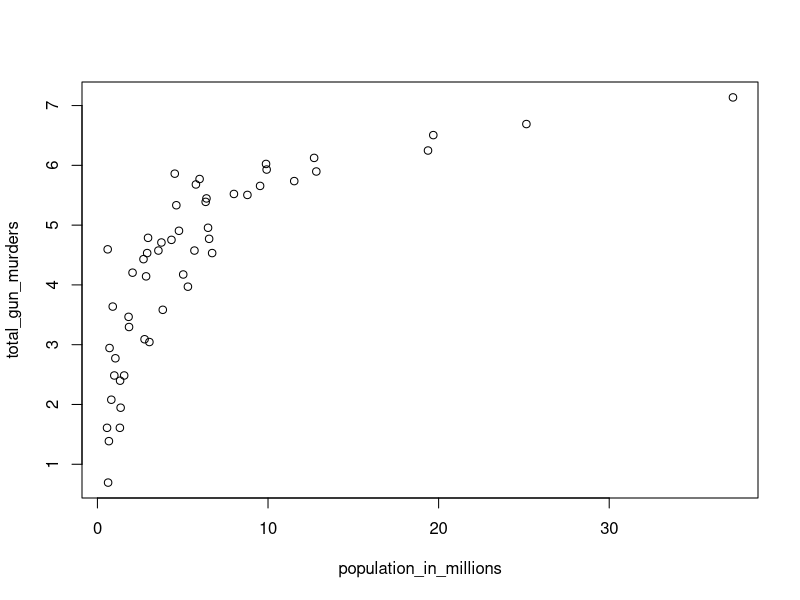
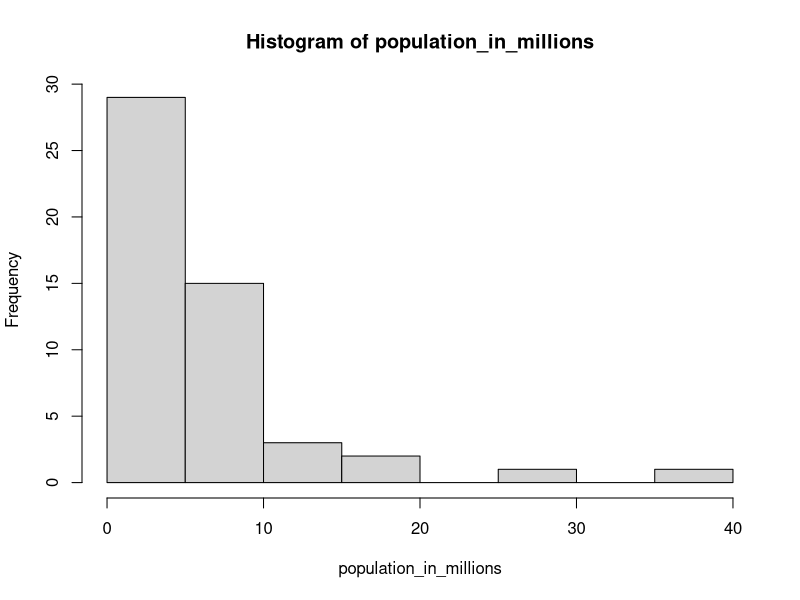
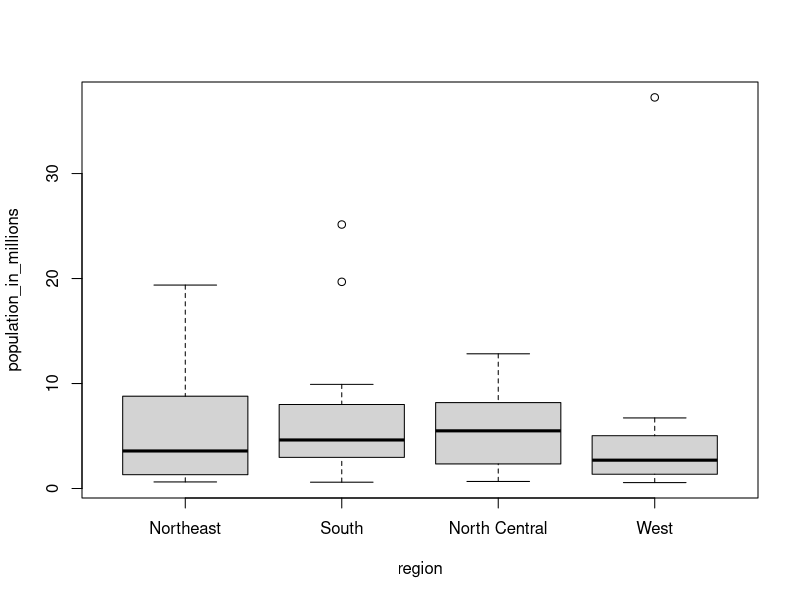

Generate these figures, in order, with R:
## ---- chunk 1

n <- 100
x <- n*(n + 1)/2
print(x)

## ---- chunk 2
n <- 1000
x <- n*(n+1)/2
print(x)
## ---- chunk 3
log(base = 10, x = 100)
## ---- chunk 4
x <- 6
log10(10^x)
## ---- chunk 5

library(dslabs)
data(murders)
str(murders)
## ---- chunk 6
names(murders)
## ---- chunk 7
a <- murders$abb
class(a)
## ---- chunk 8

b <- murders[["abb"]]

identical(a,b)
## ---- chunk 9

length(levels(murders$region))
levels(murders$region)
## ---- chunk 10

table(murders$region)
## ---- chunk 11

temp <- c( 35, 88, 42, 84, 81, 30)

## ---- chunk 12

city <- c("Beijing", "Lagos", "Paris", "Rio de Janeiro", "San Juan", "Toronto")

## ---- chunk 13

names(temp) <- city
temp

## ---- chunk 14


temp[1:3]

## ---- chunk 15


temp[c("Paris", "San Juan")]

## ---- chunk 16


1:73

## ---- chunk 17


oddies <- c(seq(1,100,2))
oddies

## ---- chunk 18


strange_sequence <- c(seq(6,55,4/7))
length(strange_sequence)


## ---- chunk 19


a <- seq(1, 10, 0.5)
class(a)

## ---- chunk 20


a <- seq(1, 10)
class(a)

## ---- chunk 21


class(a<-1L)

## ---- chunk 22


x<-c("1", "3", "5")
as.numeric(x)

## ---- chunk 23

pop <- murders$population
pop <- sort(pop)
pop[[1]]


## ---- chunk 24

pop <- murders$population

pop <- order(pop)
pop[[1]]


## ---- chunk 25

print(pop <- which.min(murders$population)) 


## ---- chunk 26

pop <- which.min(murders$population)
states <- murders$state
states[pop]


## ---- chunk 27

pop <- rank(murders$population)

ranks <- pop
my_df <- data.frame(name = murders$state, population_rank = ranks)

my_df

## ---- chunk 28

ranks <- rank(murders$population)



my_df <- data.frame(name = murders$state, population_rank = ranks)


my_df

## ---- chunk 29

data("na_example")
str(na_example)
ind<-is.na(na_example)
sum(ind == "TRUE")
## ---- chunk 30

temp <- c(35, 88, 42, 84, 81, 30)
temp <- 5/9 * (temp - 32)
city <- c("Beijing", "Lagos", "Paris", "Rio de Janeiro", 
          "San Juan", "Toronto")
city_temps <- data.frame(name = city, temperature = temp)
city_temps

## ---- chunk 31
denom<-1:100
denom <- 1/denom^2
sum(denom)
## ---- chunk 32

murder_rate <- murders$total / murders$population * 100000
mean(murder_rate)


## ---- chunk 33

murder_rate <- murders$total / murders$population * 100000
low <- murder_rate < 1 

low

## ---- chunk 34


ind <- which(low)
ind

## ---- chunk 35


low_m_states <- murders$state[ind]
low_m_states
## ---- chunk 36

northeast <- murders$region == "Northeast"
safe <- murder_rate < 1
ind <- safe & northeast
low_m_states <- murders$state[ind]
low_m_states
## ---- chunk 37


ind<-murder_rate < mean(murder_rate)
sum(ind)

## ---- chunk 38


ind <- match( c("AK", "MI", "IA"), murders$abb)
murders$state[ind]

## ---- chunk 39

 c("MA","ME", "MI", "MO", "MU")%in% murders$abb



## ---- chunk 40


booleans <- c("MA","ME", "MI", "MO", "MU")%in% murders$abb

ind <- which(murders$abb == booleans)
murders$state[ind]
which(!c("Ma", "ME", "MI", "MO", "MU") %in% murders$abb)

## ---- chunk 41

population_in_millions <- murders$population/10^6

total_gun_murders <- log(murders$total)


plot(population_in_millions, total_gun_murders)
## ---- chunk 42


hist(population_in_millions)
## ---- chunk 43

boxplot(population_in_millions~region, data = murders)
